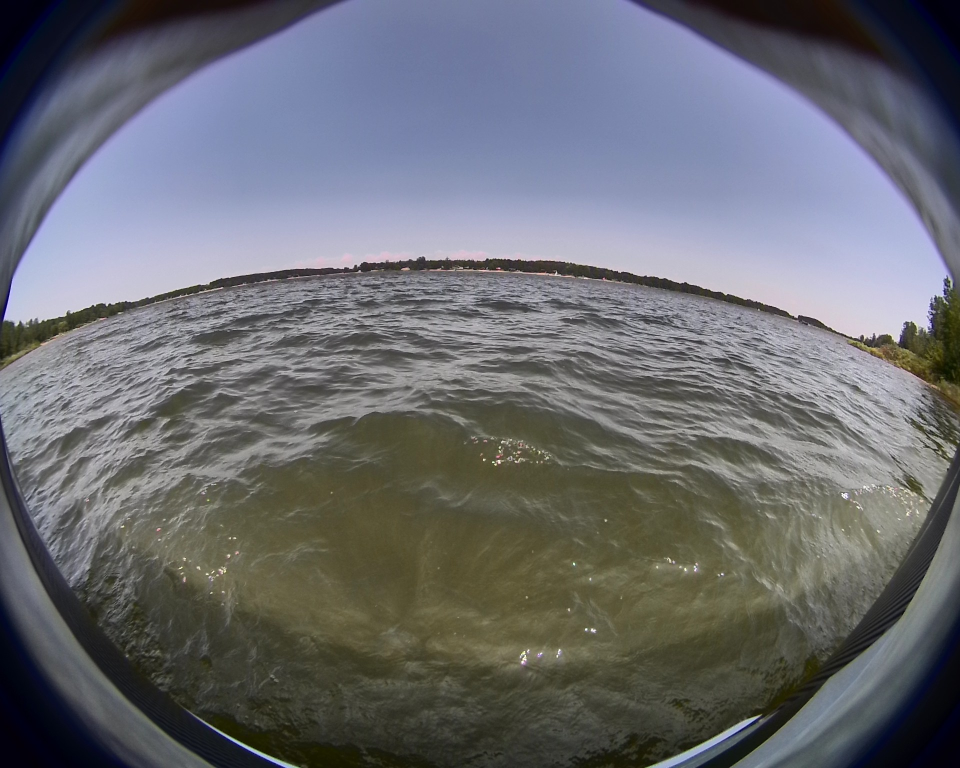
#> input picture test1.jpg, 1920 x 1536 px (shown at 1/2 size)
$ python -i convert_dataset_to_video.py   (imports and definitions only)
#> lines starting #> are read from the running program, lines starting #| are printed output that depends on the picture; after the words box and inside, x2 and y2 are one past the last pixel; in counts of white or black regions, pixels touching at a corner belong together
#!/usr/bin/env python3
"""
Create a split preview video from image + binary label pairs.

Layout:
- Final video size: 1184 x 1792
- Top half: binary mask
- Bottom half: RGB image
- FPS: 10 by default
- Frames are emitted in the exact order they appear in the config split entries

Example:
    python make_split_video.py \
        --config /app/mar15th_data/m15/splits.json \
        --image-dir /app/mar15th_data/m15/images \
        --label-dir /app/mar15th_data/m15/labels \
        --split train \
        --output /app/mar15th_data/m15/train_preview.mp4

Notes:
- Assumes filenames follow patterns like:
    image_<experiment>_frame000001.jpg
    label_<experiment>_frame000001.png
- Handles experiment ids using either dashes or underscores.
- Label images can be grayscale or 3-channel binary.
"""

from __future__ import annotations

import argparse
import json
import re
from pathlib import Path
from typing import Iterable, List, Tuple

import cv2
import numpy as np
from tqdm import tqdm


VIDEO_W = 1184
VIDEO_H = 1792
PANEL_W = VIDEO_W
PANEL_H = VIDEO_H // 2


# [86 lines left out: functions parse_args, extract_image_prefix_and_ext, extract_label_prefix_and_ext, iter_split_pairs, fit_with_padding, load_image_bgr, not called in this run]


def load_binary_mask_bgr(path: Path) -> np.ndarray:
    """
    Read mask fast, threshold to {0,255}, return 3-channel BGR for video.
    """
#> called with path = '../../test1.jpg'
    mask = cv2.imread(str(path), cv2.IMREAD_GRAYSCALE)
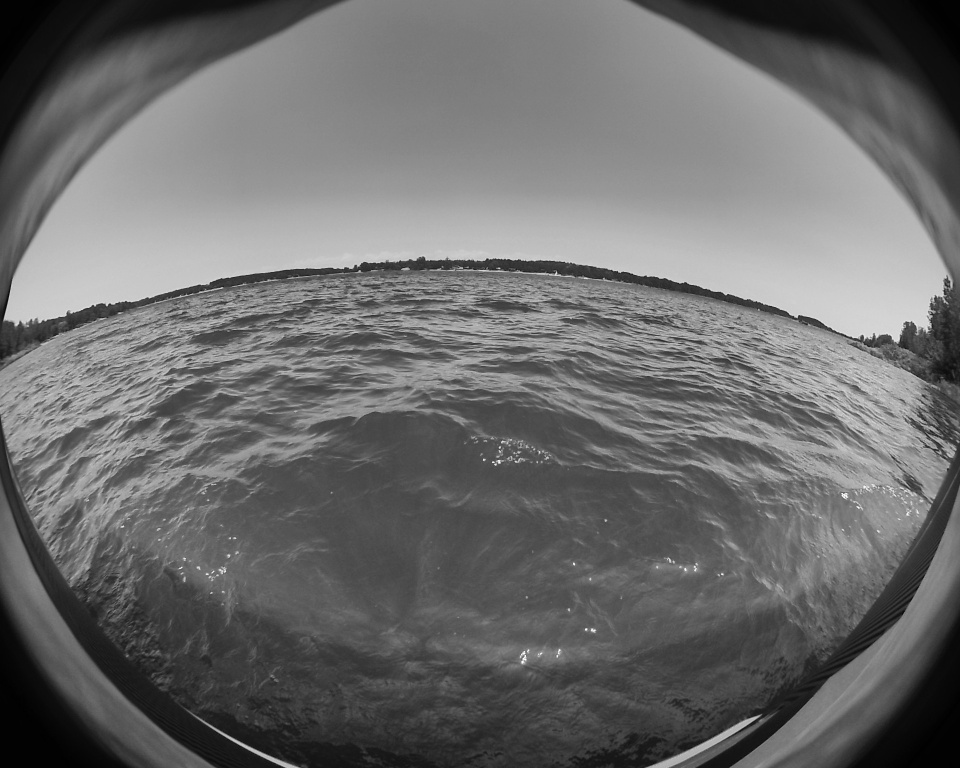
#> mask: shape (1536, 1920) (shown at 1/2 size); min 0, max 255, mean 107.9
    if mask is None:
        # fallback in case it was saved oddly
        tmp = cv2.imread(str(path), cv2.IMREAD_COLOR)
        if tmp is None:
            raise FileNotFoundError(f"Could not read label: {path}")
        mask = cv2.cvtColor(tmp, cv2.COLOR_BGR2GRAY)

    _, binary = cv2.threshold(mask, 127, 255, cv2.THRESH_BINARY)
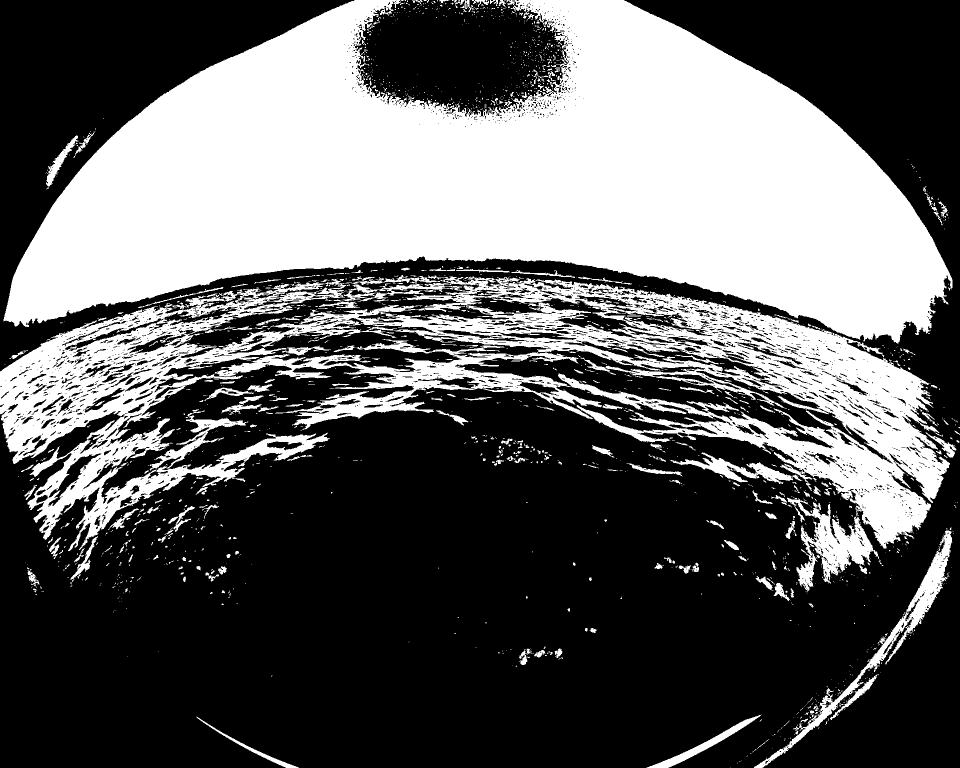
#> binary: shape (1536, 1920) (shown at 1/2 size); 37.9% white; 1978 white regions (1673 under 20 px), largest, box (x1, y1, x2, y2) and area: (7, 0, 1905, 687) 735080, (0, 550, 1900, 1183) 324923, (1508, 1059, 1905, 1536) 11808
    return cv2.cvtColor(binary, cv2.COLOR_GRAY2BGR)


# [108 lines left out: functions add_small_text, make_frame, count_expected_frames, main, not called in this run]


# [2 lines not run here, left out]

>>> result = load_binary_mask_bgr('../../test1.jpg')

$ run again, on test3.jpg
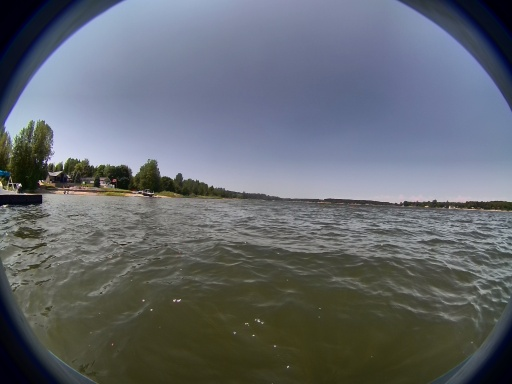
#> input picture test3.jpg, 512 x 384 px
#> in load_binary_mask_bgr, `mask = cv2.imread(str(path), cv2.IMREAD_GRAYSCALE)`:
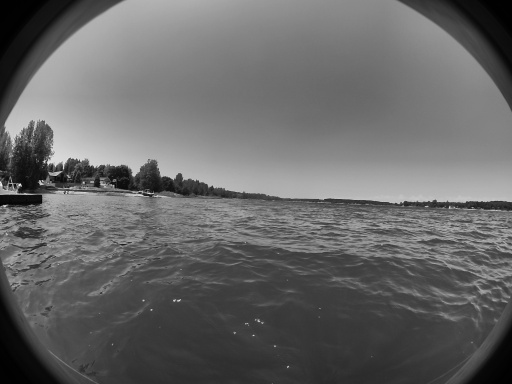
#> mask: shape (384, 512); min 0, max 241, mean 103.6
#> in load_binary_mask_bgr, `_, binary = cv2.threshold(mask, 127, 255, cv2.THRESH_BINARY)`:
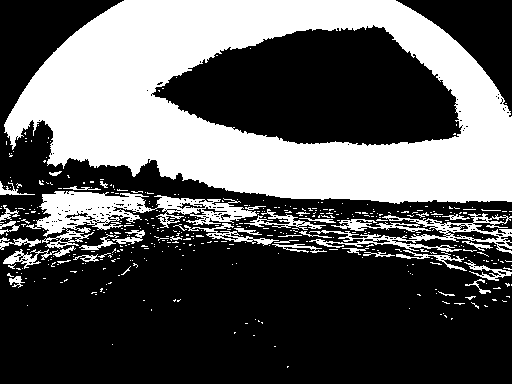
#> binary: shape (384, 512); 35.4% white; 436 white regions (396 under 20 px), largest, box (x1, y1, x2, y2) and area: (4, 0, 512, 204) 56593, (26, 191, 266, 249) 4875, (309, 213, 512, 254) 2544
